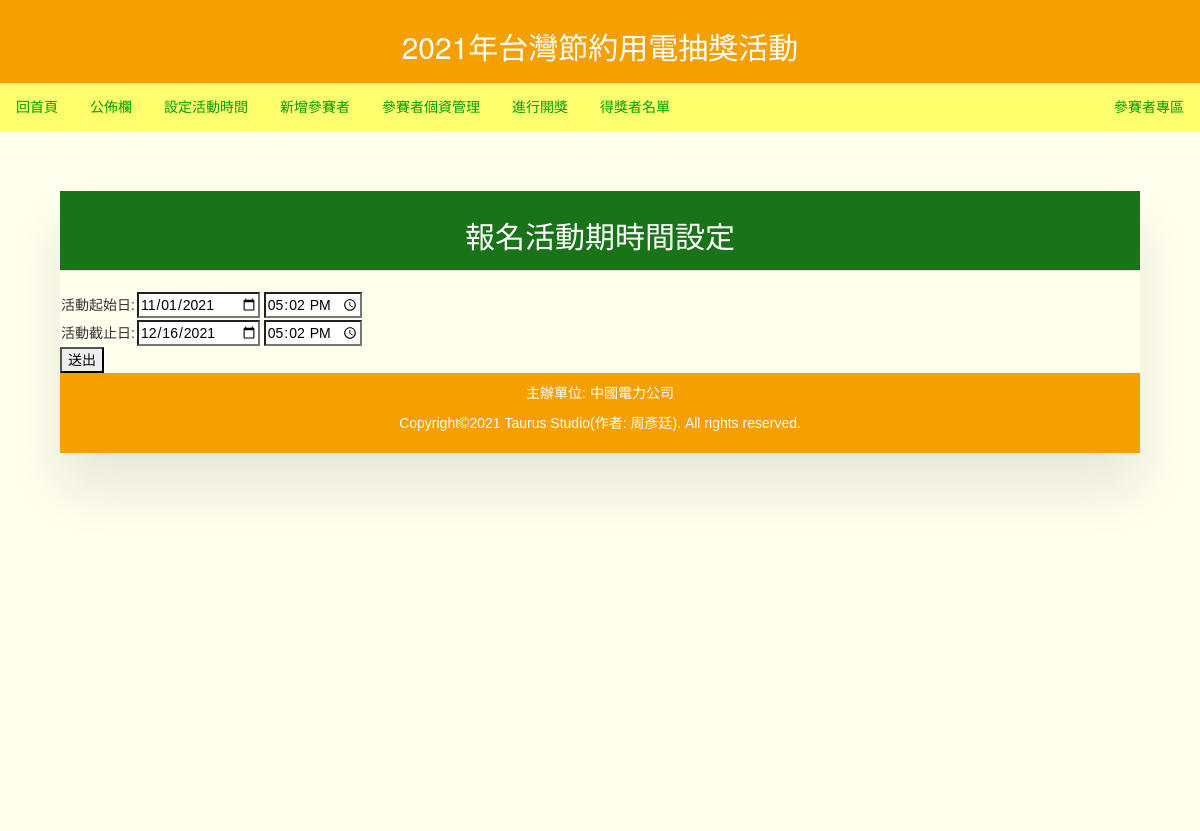
Screenshot of /Modules/ActiveDate/index.php (signed in) with the database file from the repository.
### tables this page shows
CREATE TABLE `active_date` (
  `tID` int(11) NOT NULL,
  `tStart` varchar(45) DEFAULT NULL COMMENT '活動開始時間',
  `tEnd` varchar(45) DEFAULT NULL COMMENT '活動結束時間',
  `add_time` varchar(45) DEFAULT NULL COMMENT '資料更新時間'
);

### Include/GetSQLValueString.php (called while the page is built, shortened)
<?php
   function GetSQLValueString($theValue, $theType){
       switch($theType){
           case "int":
                 $theValue = ($theValue != "") ? filter_var($theValue,
             FILTER_SANITIZE_NUMBER_INT) : "";
                break;
       }
       return $theValue;
   }
?>

### Modules/ActiveDate/index.php (the view, shortened to what this page needs)
<!DOCTYPE html>
<html>
   <head>
	  <?php
	    include_once("../../Include/connectDB.php");
		include_once("../../Include/GetSQLValueString.php");
		include_once("../../Include/incBootstrap.php");
	  ?>
     <form action="index.php" method="POST">
	 <div class="title">
<h2>2021年台灣節約用電抽獎活動</h2>
</div>
<div class="topnav">
<a href="../Home/index.php">回首頁</a>
<a href="../Bulletin/index.php">公佈欄</a>
<a href="../ActiveDate/index.php">設定活動時間</a>
<a href="../JoinLottery/index.php">新增參賽者</a>
<a href="../ShowList/index.php">參賽者個資管理</a>
<a href="../AwardList/index.php">進行開獎</a>
<a href="../ShowAward/index.php">得獎者名單</a>
<div class="topnavA2"><a href="../../System/Main/Home/index.php" >參賽者專區</a></div>
</div>
	  <?php
      if(@$_SESSION["account"] == "login"){
   ?>
	  <?php
	    $tID =   1;
		$tStart = null;
		$tEnd = null;
		$result = $db_link->prepare("SELECT * FROM active_date WHERE tID=?");
	    if ($result->execute(array( GetSQLValueString($tID, "int")))){
			while($row = $result->fetch()){
				$tStart = $row["tStart"];
		        $tEnd = $row["tEnd"];
			}
		}
	  ?>
   </head>
   <body>
<div class="content">
	<div class="table-wrapper">
	<table class="table">
	<thead>
		  <tr>
		  <th style="background-color: rgba(0, 100, 0, 0.9); border-bottom: 1px solid #ddd;"><h2>報名活動期時間設定</h2></th>
		  </tr>
	</thead>
	</table>
        <table>
		  <tr><td>活動起始日:</td>
		  <td><input type="date"  id="tStart" name="tStart" value="<?php echo substr($tStart,0,10); ?>" required  />
		      <input type="time"  id="tStartTime" name="tStartTime"  value="<?php echo substr($tStart,11,19); ?>" required  />
		  </td></tr>
		  <tr><td>活動截止日:</td>
		  <td><input type="date"  id="tEnd" name="tEnd"  value="<?php echo substr($tEnd,0,10); ?>" required  />
		      <input type="time"  id="tEndTime" name="tEndTime" value="<?php echo substr($tEnd,11,19); ?>"  required  />
		  </td></tr>
		</table>
		<input type="submit" name="Send" value="送出"/>
 <?php
      }else{
		  echo "<font color='red'><h1>無法操作!您尚未登入此系統!</h1></font>";
		  echo "<hr/><a href='../Home/index.php'><input type='button' class='btn btn-primary' value='回首頁' /></a>";
	  }
	?>
		<div class="footer">
  <div class="footerText">
       <p> 主辦單位:&nbsp;中國電力公司 </p>
       <p> Copyright&copy;2021&nbsp;Taurus&nbsp;Studio(作者:&nbsp;周彥廷).&nbsp;All&nbsp;rights&nbsp;reserved. </p>
  </div>
</div>
   </body>
</html>

### Include/joinLotteryCss.php (style rules this page uses)
.table-wrapper { margin: 50px; box-shadow: 0px 35px 50px rgba(27, 31, 49, 0.1); }
.table { border-collapse: collapse; width: 100%; background-color: white; }
.table td, .table th { text-align: center; padding: 10px; }
.table thead th { color: #ffffff; background: #005000; }

### Include/TempStyleCss.php (style rules this page uses)
* { box-sizing: border-box; font-family: Arial, Helvetica, sans-serif; }
body { margin: 0; font-family: Arial, Helvetica, sans-serif; }
.topnav { overflow: hidden; background-color: #FFFF6E; }
.topnav a { float: left; display: block; color: #00A000; text-align: center; padding: 14px 16px; text-decoration: none; }
.topnavA2 { float: right; text-align: center; }
.content { background-color: #FFFFEE; padding: 10px; height: 700px; }
.footer { background-color: #F59F00; color: #FFFFFF; padding: 10px; }
.footerText { text-align: center; }
.title { background-color: #F59F00; color: #FFFFFF; text-align: center; padding: 10px; }

### rows the page displays
active_date: tStart "11/01/2021", tStartTime "17:02:00", tEnd "12/16/2021", tEndTime "17:02:00"
